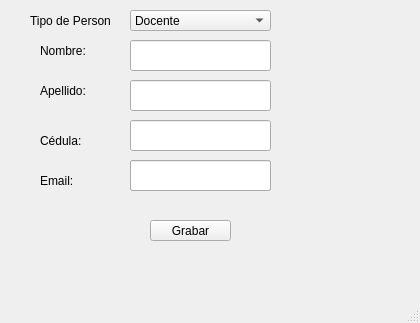
<?xml version="1.0" encoding="UTF-8"?>
<ui version="4.0">
 <class>VTNWindow</class>
 <widget class="QMainWindow" name="VTNWindow">
  <property name="geometry">
   <rect>
    <x>0</x>
    <y>0</y>
    <width>420</width>
    <height>323</height>
   </rect>
  </property>
  <property name="windowTitle">
   <string>VentanaPrincipal</string>
  </property>
  <widget class="QWidget" name="centralwidet">
   <widget class="QLineEdit" name="txt_Nombre">
    <property name="geometry">
     <rect>
      <x>130</x>
      <y>40</y>
      <width>141</width>
      <height>31</height>
     </rect>
    </property>
    <property name="maxLength">
     <number>50</number>
    </property>
   </widget>
   <widget class="QLineEdit" name="txt_Apellido">
    <property name="geometry">
     <rect>
      <x>130</x>
      <y>80</y>
      <width>141</width>
      <height>31</height>
     </rect>
    </property>
    <property name="maxLength">
     <number>50</number>
    </property>
   </widget>
   <widget class="QLabel" name="lbl_Nombre">
    <property name="geometry">
     <rect>
      <x>40</x>
      <y>40</y>
      <width>81</width>
      <height>21</height>
     </rect>
    </property>
    <property name="text">
     <string>Nombre:</string>
    </property>
   </widget>
   <widget class="QLabel" name="lbl_Apellido">
    <property name="geometry">
     <rect>
      <x>40</x>
      <y>80</y>
      <width>61</width>
      <height>21</height>
     </rect>
    </property>
    <property name="text">
     <string>Apellido:</string>
    </property>
   </widget>
   <widget class="QPushButton" name="btn_Grabar">
    <property name="geometry">
     <rect>
      <x>150</x>
      <y>220</y>
      <width>81</width>
      <height>21</height>
     </rect>
    </property>
    <property name="text">
     <string>Grabar</string>
    </property>
   </widget>
   <widget class="QComboBox" name="cb_tipo_persona">
    <property name="geometry">
     <rect>
      <x>130</x>
      <y>10</y>
      <width>141</width>
      <height>21</height>
     </rect>
    </property>
    <item>
     <property name="text">
      <string>Docente</string>
     </property>
    </item>
    <item>
     <property name="text">
      <string>Estudiante</string>
     </property>
    </item>
   </widget>
   <widget class="QLabel" name="lbl_tipo_persona">
    <property name="geometry">
     <rect>
      <x>30</x>
      <y>10</y>
      <width>81</width>
      <height>21</height>
     </rect>
    </property>
    <property name="text">
     <string>Tipo de Persona</string>
    </property>
   </widget>
   <widget class="QLineEdit" name="txt_Nombre_2">
    <property name="geometry">
     <rect>
      <x>130</x>
      <y>160</y>
      <width>141</width>
      <height>31</height>
     </rect>
    </property>
   </widget>
   <widget class="QLineEdit" name="txt_cedula">
    <property name="geometry">
     <rect>
      <x>130</x>
      <y>120</y>
      <width>141</width>
      <height>31</height>
     </rect>
    </property>
    <property name="maxLength">
     <number>10</number>
    </property>
   </widget>
   <widget class="QLineEdit" name="txt_email">
    <property name="geometry">
     <rect>
      <x>130</x>
      <y>160</y>
      <width>141</width>
      <height>31</height>
     </rect>
    </property>
    <property name="maxLength">
     <number>100</number>
    </property>
   </widget>
   <widget class="QLabel" name="lbl_cedula">
    <property name="geometry">
     <rect>
      <x>40</x>
      <y>130</y>
      <width>81</width>
      <height>21</height>
     </rect>
    </property>
    <property name="text">
     <string>Cédula:</string>
    </property>
   </widget>
   <widget class="QLabel" name="lbl_email">
    <property name="geometry">
     <rect>
      <x>40</x>
      <y>170</y>
      <width>61</width>
      <height>21</height>
     </rect>
    </property>
    <property name="text">
     <string>Email:</string>
    </property>
   </widget>
  </widget>
  <widget class="QMenuBar" name="mnb_menu_principal">
   <property name="geometry">
    <rect>
     <x>0</x>
     <y>0</y>
     <width>420</width>
     <height>21</height>
    </rect>
   </property>
  </widget>
  <widget class="QStatusBar" name="stb_menu_barra_estado"/>
 </widget>
 <resources/>
 <connections/>
</ui>
